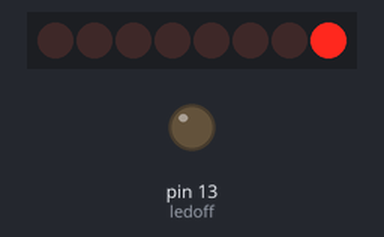
The sketch below on a simulated Arduino Uno, built with avr-gcc and run on an emulated ATmega328P. Parts: 8 shift-register outputs drawn as a row of LEDs (first output left, lit = HIGH), output pins drawn as LEDs (lit = HIGH). Wiring (inferred from the names in the program): shift register (74HC595): data pin 7; shift clock pin 9; latch pin 6; OE pin 5. Wiring (inferred from the signals the program sends): row of LEDs: on Q0, Q1, Q2, Q3, Q4, Q5, Q6, Q7. Pins used as bus, display or sensor lines are not drawn.

Above: at 0.14 s.
At 1.57 s:
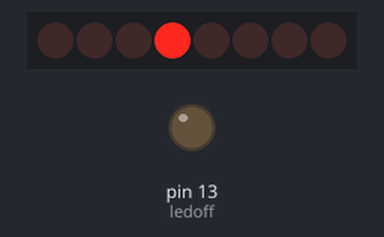
At 1.93 s:
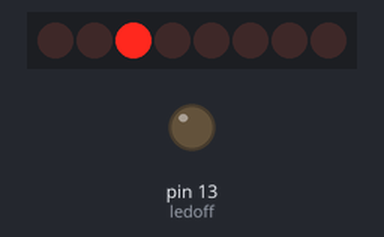
At 3.01 s:
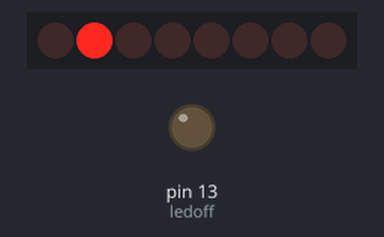
At 4.45 s:
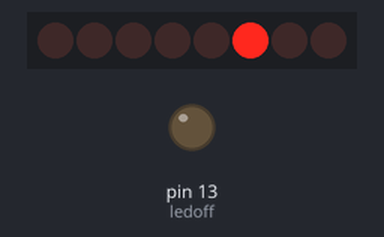
At 6.24 s:
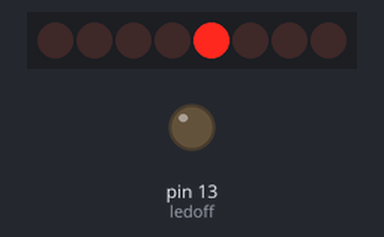
Timing chart, 0 to 6.5 s (numbered marks = the images above):
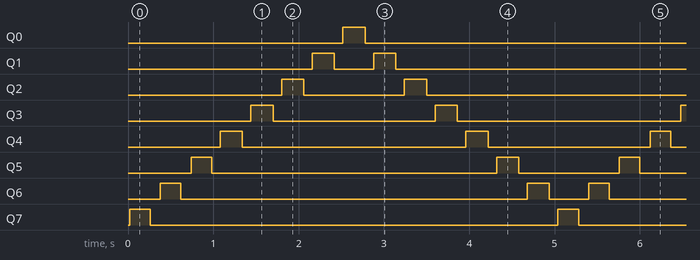

Measured:
- by itself, Q0: alternates HIGH for 0.26 s and LOW for 4.8 s
- by itself, Q1: repeats every 5.0 s: LOW 0.46 s, HIGH 0.26 s, LOW 4.0 s, HIGH 0.26 s
- by itself, Q2: repeats every 5.0 s: LOW 1.2 s, HIGH 0.26 s, LOW 3.3 s, HIGH 0.24 s
- by itself, Q3: repeats every 5.0 s: LOW 1.9 s, HIGH 0.26 s, LOW 2.6 s, HIGH 0.24 s
- by itself, Q4: repeats every 5.0 s: LOW 2.6 s, HIGH 0.26 s, LOW 1.9 s, HIGH 0.24 s
- by itself, Q5: repeats every 5.0 s: LOW 3.3 s, HIGH 0.26 s, LOW 1.2 s, HIGH 0.24 s
- by itself, Q6: repeats every 5.0 s: LOW 4.1 s, HIGH 0.26 s, LOW 0.46 s, HIGH 0.24 s
- by itself, Q7: alternates HIGH for 0.25 s and LOW for 4.8 s

The sketch:

sketch_8LEDs_ShiftRegister.ino
```cpp
int latchPin = 6; //alt 5
int clockPin = 9; //alt 6
int dataPin = 7;  //alt 4
int outputEnablePin = 5; // alt 3
int ledoff = 13;
//int soundpin = 12;
//int photopin = 0;

/*int numTones = 10;
int tones[] = {261, 277, 294, 311, 330, 349, 370, 392, 415, 440};
//            mid C  C#   D    D#   E    F    F#   G    G#   A
*/
byte leds = 0;

void setup()
{
  pinMode(latchPin, OUTPUT);
  pinMode(dataPin, OUTPUT);
  pinMode(clockPin, OUTPUT);
//  pinMode(outputEnablePin, OUTPUT);
  pinMode(ledoff, OUTPUT);

/*
  pinMode(soundpin, OUTPUT);
    for (int i = 0; i < numTones; i++)
    {
      tone(soundpin, tones[i]);
      delay(500);
    }
      noTone(soundpin);
*/
}


void loop()
{
  // Teremin
  /*
  int reading = analogRead(photopin);
  int pitch = 200 + reading / 4;
  tone(soundpin, pitch);
  */
  //

  bitClear(ledoff,0);
  setBrightness(0);                       // Helligkeit 0
  leds = 0;                               // Start bei Lampe 0
  updateShiftRegister();                  // gibt die Änderung an das Register
  //delay(100);
  for (int i = 0; i < 8; i++)             //Zählt die LEDs durch
  {
    bitSet(leds, i);                      //setzt diese LED fest
    updateShiftRegister();                //teilt den Register die Änderung mit
      for (byte b = 0; b < 255; b++)      //Fkt. stellt Helligkeit hoch
      {
      setBrightness(b);
      delayMicroseconds(500);
      }
      for (byte b = 255; b > 0; b--)        //Fkt. stellt Helligkeit wieder runter
      {
      setBrightness(b);
      delayMicroseconds(500);
      }

    bitClear(leds,i);                     //schaltet Lampe wieder aus, entfernt sie aus Register
    delay(100);
  }

    for (int i = 6; i > 0; i--)             //Zählt die LEDs durch
  {
    bitSet(leds, i);                      //setzt diese LED fest
    updateShiftRegister();                //teilt den Register die Änderung mit
      for (byte b = 0; b < 255; b++)      //Fkt. stellt Helligkeit hoch
      {
      setBrightness(b);
      delayMicroseconds(500);
      }
      for (byte b = 255; b > 0; b--)        //Fkt. stellt Helligkeit wieder runter
      {
      setBrightness(b);
      delayMicroseconds(500);
      }
    bitClear(leds,i);                     //schaltet Lampe wieder aus, entfernt sie aus Register
    delay(100);
  }

}

void updateShiftRegister()
{
   digitalWrite(latchPin, LOW);
   shiftOut(dataPin, clockPin, LSBFIRST, leds);
   digitalWrite(latchPin, HIGH);
}

void setBrightness(byte brightness) // 0 to 255
{
  analogWrite(outputEnablePin, 255-brightness);
}
```
